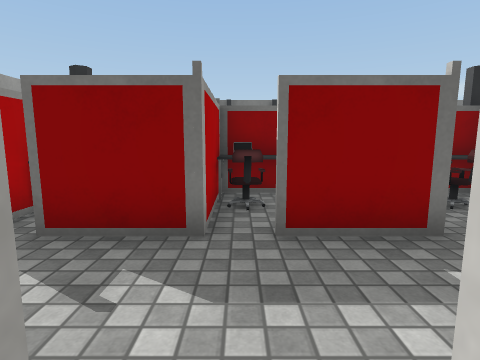
View 1 (above)

24 first-person views from a walk through a Unity game level. The camera is 1.2 m above the floor, tilts 8° down and sees 80° across. The floor is counted in squares, 1 m on a side. Each view is taken from the middle of a square. On the plan, view 1 faces up. The plan holds only what a view shows up to about 13 squares ahead; the rest is blank. The place goes on beyond the plan. Some animated figures are not drawn. Some surface patterns are stand-ins.

View 2
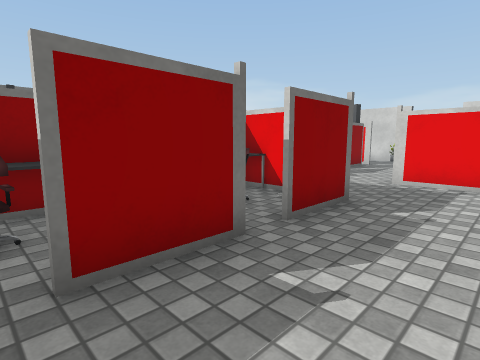

View 3
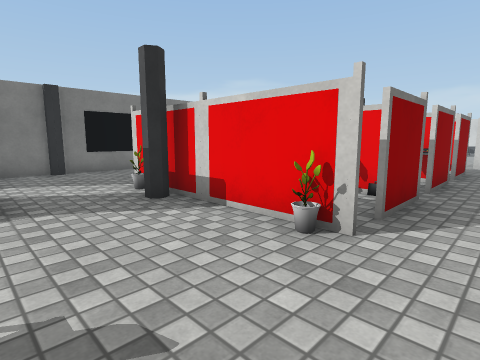

View 4
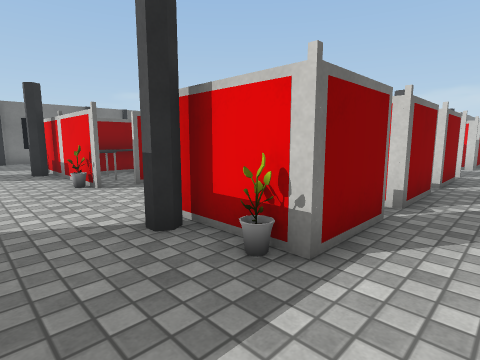

View 5
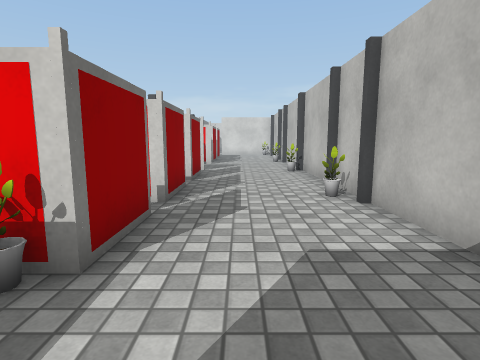

View 6
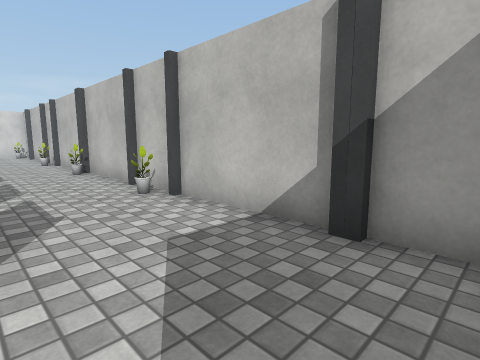

View 7
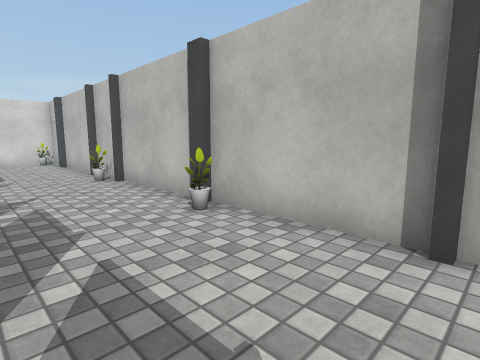

View 8
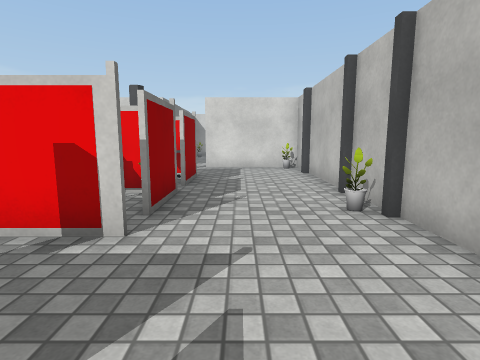

View 9
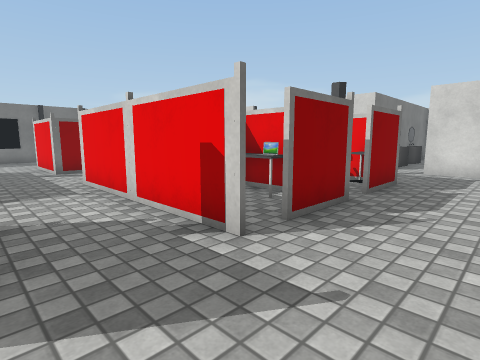

View 10
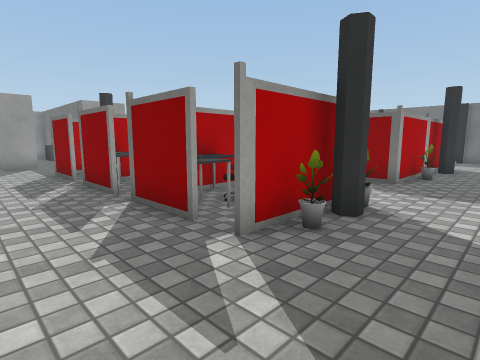

View 11
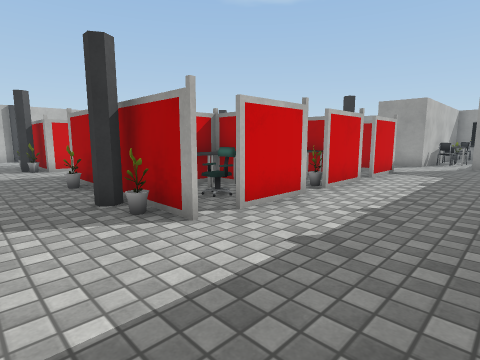

View 12
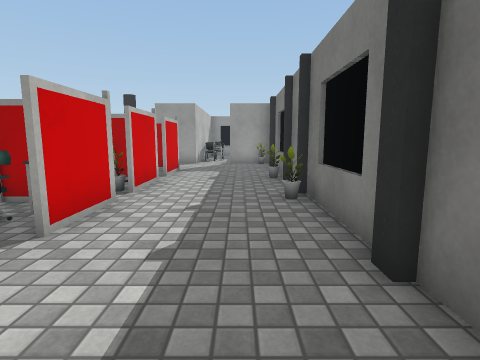

View 13
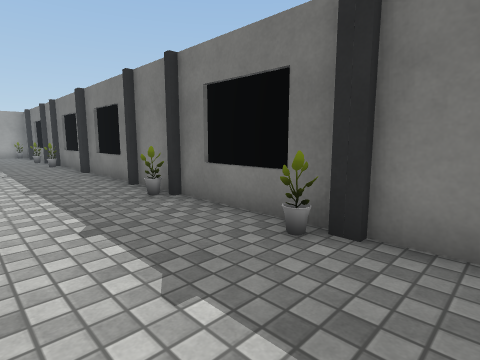

View 14
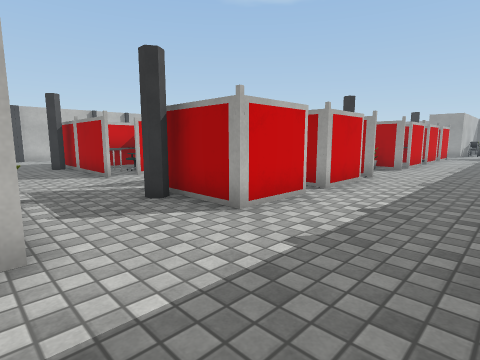

View 15
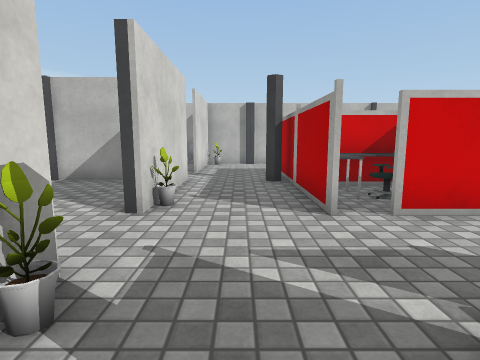

View 16
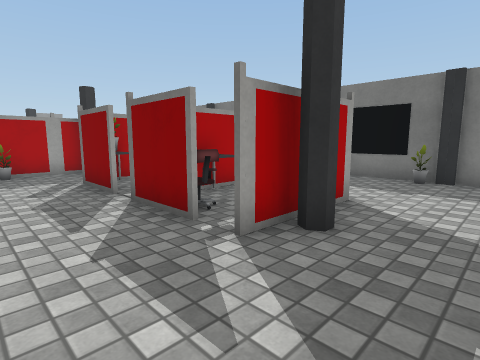

View 17
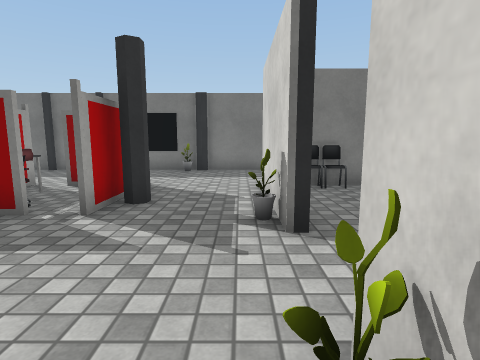

View 18
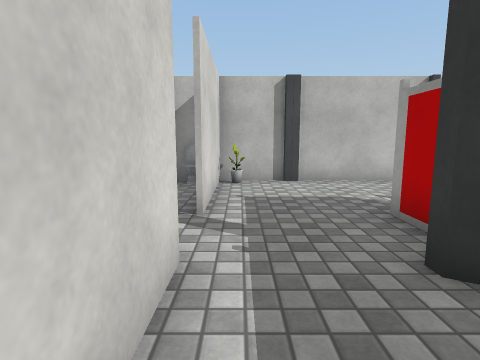

View 19
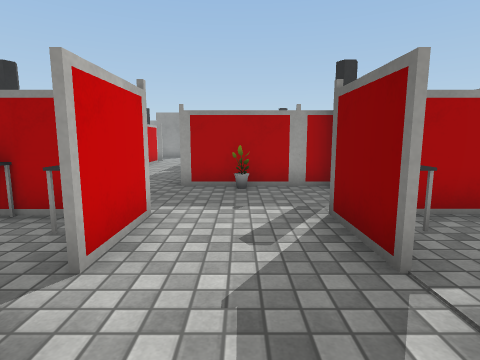

View 20
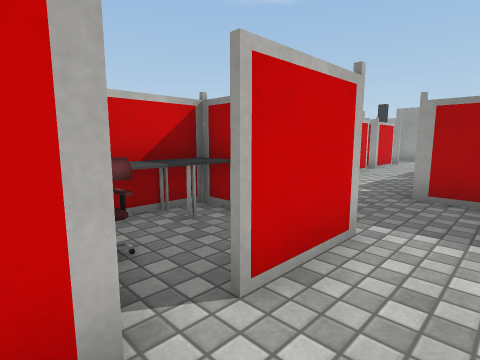

View 21
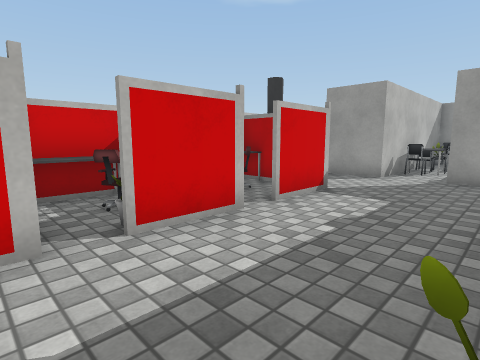

View 22
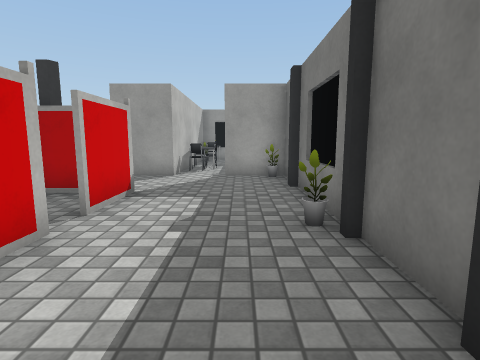

View 23
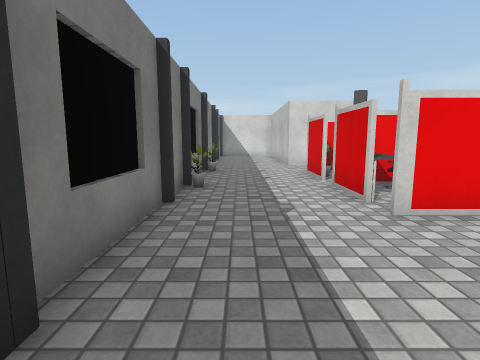

View 24
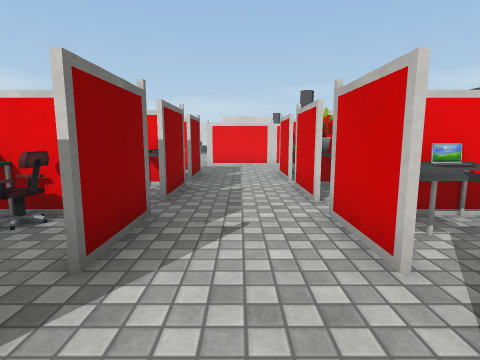

### Floor plan
Points are (right, up) in squares from view 1. A wall is a line through its corners. A room is listed if a view was taken in it or the views show most of it. See-through windows are left out.
Room 1 (views 1, 2, 3, 4, 5, 6, 7, 8, 9, 10, 11, 12, 13, 14, 15, 16, 17, 18, 19, 20, 21, 22, 23, 24)
walls: (5.4, 3.8) (5.4, 5.5); (5.6, 5.5) (5.6, 3.4) (3.4, 3.4); (8.6, 2.2) (8.6, 0.5); (3.4, 0.5) (4.4, 0.5); (1.5, 3.4) (0.4, 3.4); (5.6, -1.5) (5.6, -2.6); (2.6, -0.5) (2.6, -1); (11.4, 3.6) (13.6, 3.6); (10.6, 6.5) (8.4, 6.5) (8.4, 9.6); (8.4, -2.6) (8.4, 3.6) (10.6, 3.6); (0.4, 0.5) (1.5, 0.5); (-0.4, 3.4) (-2.6, 3.4); (5.6, 9.6) (5.6, 7.4); (3.5, 9.6) (4.6, 9.6); (8.6, 9.6) (8.6, 7.2); (11.6, -2.6) (9.4, -2.6); (14.6, 3.6) (14.6, 2.5); (12.4, 9.6) (13.6, 9.6); (-1.4, -2.6) (-3.6, -2.6) (-3.6, -1.5); (-0.6, 9.6) (1.6, 9.6); (13.5, -2.6) (12.4, -2.6); (-3.6, 3.4) (-3.6, 5.8); (14.6, 8.6) (14.6, 7.1); (-3.6, 7.4) (-3.6, 8.6); (-3.4, 9) (-3.4, 8.5); (-3.6, 9.6) (-1.4, 9.6); (17.6, 0.5) (17.6, 2.6); (17.6, 6.4) (17.6, 8.4); (-6.6, -2.4) (-6.6, -3.8); (17.6, -4.5) (17.6, -2.5); (-6.6, 9.6) (-6.6, 7.9); (-5.9, -6.5) (17.6, -6.5); (18, 13.5) (-6.6, 13.5) (-6.6, 11.5)
ways out: opening at (-0.4, 5.4) to room 2; opening at (2, 9) to room 2
objects: plant (-6, 13); pillar (-5, -6); pillar (-5, 13); pillar (-4, -6); pillar (-4, -1) to (-4, 0); pillar (-4, 7) to (-4, 8); pillar (-4, 13); other object (-3, 5) to (-3, 6); other object (-3, 7) to (-2, 7); table (-2, 0); pillar (-1, -6); laptop (-1, -1); plant (-1, 12); pillar (-1, 13); plant (0, -6); table (0, -2) to (1, -2); pillar (1, -6); other object (2, 0); plant (2, 1); other object (2, 4); plant (2, 12); pillar (2, 13); table (3, -2) to (3, -1); other object (3, 4); table (3, 9); table (4, -3); other object (4, -1); other object (4, 5); pillar (5, -6); plant (5, -5); other object (5, 0); pillar (5, 13); pillar (6, -6); plant (6, -2); pillar (6, -1); plant (6, 0); plant (6, 5); pillar (6, 7) to (6, 8); plant (6, 9); pillar (6, 13); pillar (9, -6); table (9, 1); table (9, 4); table (9, 7); other object (9, 8); pillar (9, 13); plant (10, -6); table (10, 1) to (11, 1); table (10, 9); pillar (11, -6); laptop (11, -1); table (11, 0); other object (11, 2); other object (11, 8); plant (11, 13); table (12, 1) to (13, 1); other object (12, 8); pillar (12, 13); other object (13, 7); other object (14, -2); table (14, 1) to (14, 2); other object (14, 9); pillar (15, -6); pillar (15, -1) to (15, 0); pillar (15, 7) to (15, 8); plant (15, 12); pillar (15, 13); pillar (16, -6); pillar (16, 13); plant (17, -6); plant (17, 3); plant (17, 6); toilet (18, -6); pillar (18, 3); pillar (18, 6)
Room 2 (no view inside)
walls: (-3.4, 4.8) (-3.4, 4.1)
ways out: opening at (-0.4, 5.4) to room 1; opening at (2, 9) to room 1
objects: table (-2, 6) to (-1, 6); other object (-2, 8); other object (-1, 4); other object (-1, 5); other object (0, 5); laptop (0, 6); other object (0, 8); table (1, 6); table (1, 7) to (2, 7); other object (1, 8); table (3, 7); other object (4, 6) to (5, 6); other object (4, 7) to (5, 7)

Positions as (right, up) in squares from view 1, and headings:
1: (0, 0), facing up
2: (0, 1), facing up-right
3: (-7, 2), facing up-right
4: (-6, -4), facing up-right
5: (-6, -4), facing right
6: (-6, -3), facing down-right
7: (1, -3), facing down-right
8: (5, -4), facing right
9: (6, -5), facing up-right
10: (8, -5), facing up-left
11: (8, 13), facing down-left
12: (8, 12), facing left
13: (17, 10), facing up-left
14: (18, 13), facing down-left
15: (16, 8), facing down
16: (17, 4), facing up-left
17: (17, 2), facing up
18: (17, 2), facing down
19: (13, 5), facing left
20: (12, 5), facing down-left
21: (3, 13), facing down-left
22: (3, 12), facing left
23: (4, 12), facing right
24: (-5, 2), facing right
